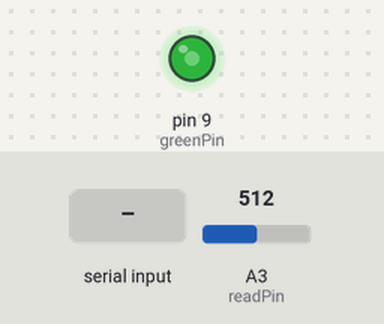
This sketch was run on a simulated Arduino Uno, built with avr-gcc and run on an emulated ATmega328P. Shown: output pins drawn as LEDs (lit = HIGH). Inputs (shaded band) come from the test bench; at power-on: A3 (readPin) = 512. What the sketch prints to the serial monitor is not drawn.

Above: at 1.4 s.
1.5 s: "green" received over Serial
4.0 s: "90,45\n" received over Serial
6.5 s: "30,150\n" received over Serial
Timing chart, 0 to 9.5 s (numbered marks = the images above; inputs shaded):
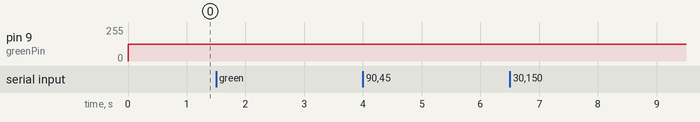

The sketch:

sketch_jul26a.ino
```cpp
// PIN ~3 ~5 ~6 ~9 ~10 ~11 have analog out
int greenPin = 9;
int readPin = A3;
int V2 = 0;
float V3 = 0;
int bright = 127;
int delayTime = 500;
int numBlinks;
String msg = "How many blinks do you want? ";
String msg2 = "What the color of LED? ";

void setup()
{
    // put your setup code here, to run once:
    pinMode(greenPin, OUTPUT);
    pinMode(readPin, INPUT);
    Serial.begin(9600);
}

void loop()
{
    // put your main code here, to run repeatedly:
    // Write 255 means most time is 5v
    // Write 0 means most time is 0v
    // Write 127 means half time 5v, half time 0v
    analogWrite(greenPin, bright);
    // Read from 0~1023
    // 0V ~ 0
    // 5V ~ 1023
    // Read after Write 127(half time 5v, half time 0v) ~ ...0,0,0,967,966,967...
    V2 = analogRead(readPin);

    Serial.print("Analog Read: ");
    Serial.println(V2);
    V3 = (5./1023.) * V2;
    Serial.print("Voltage: ");
    Serial.println(V3);
    delay(delayTime);

    Serial.println(msg);
    while (Serial.available() > 0) {
      Serial.read();
    }
    while(Serial.available() == 0) {
    }
    numBlinks = Serial.parseInt();
    Serial.println(msg2);
    while (Serial.available() > 0) {
      Serial.read();
    }
    String color = "";
    while(Serial.available() == 0) {
    }
    color = Serial.readString();
    Serial.print("Your number is: ");
    Serial.println(numBlinks);
    Serial.print("Your color is: ");
    Serial.println(color);
    if(color.startsWith("green")) {
      Serial.println("color green match");
      for (int j = 0; j < numBlinks; j=j+1) {
        analogWrite(greenPin, 127);
        delay(delayTime);
        analogWrite(greenPin, 0);
        delay(delayTime);
      }
    }
}
```

Measured:
- after the input at 1.5 s, every drawn part: stays the same
- after the input at 4.0 s, every drawn part: stays the same
- after the input at 6.5 s, every drawn part: stays the same
